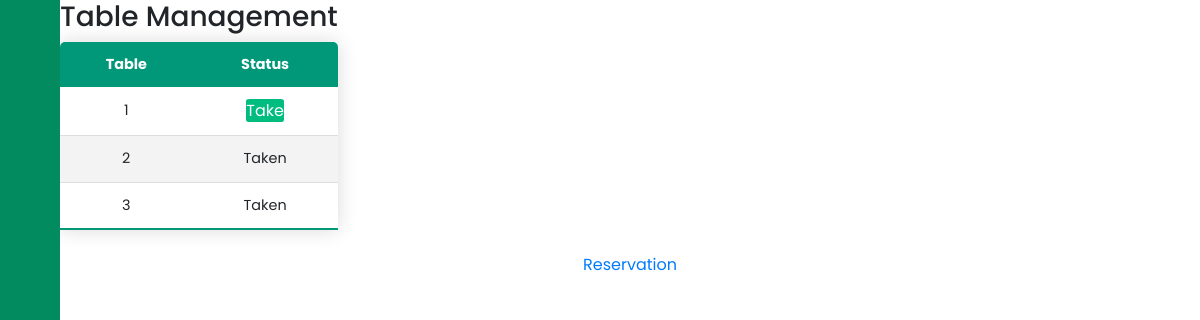
The page /product/place/ (signed in) on the database as committed earlier.
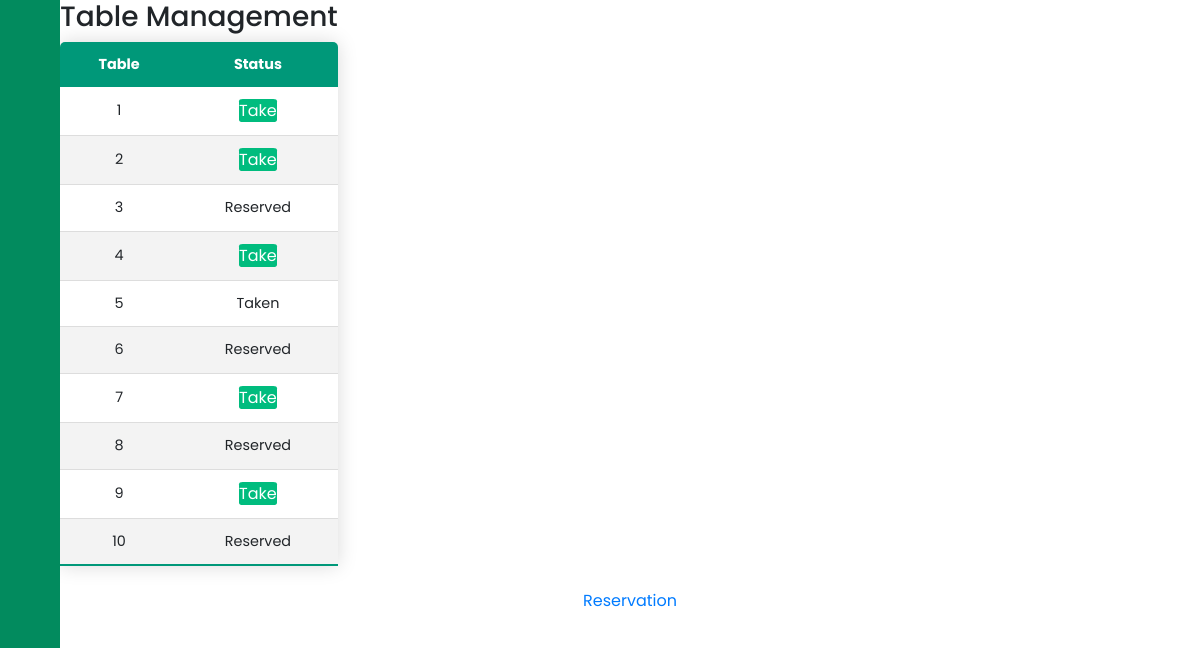
The same page on the database as committed later.
### products/models.py (models this page shows, shortened)
class Place(models.Model):
    status = models.IntegerField(blank=True, default=0)
    reserve = models.OneToOneField(
        Customer, blank=True, null=True, on_delete=models.CASCADE)

### products/views.py (the view)
# urls.py: path('place/', place_list, name='place-list'),
def place_list(request):
    if not request.user.is_authenticated:
        return render(request, "t/Login.html", {})
    rec = Pos.place_manage()
    context = {"place": rec}
    return render(request, "t/Table.html", context)

### products/models.py (called while the page is built)
    @staticmethod
    def place_manage():
        return PlaceDB.show_place()

    @staticmethod
    def show_place():
        return Place.objects.all()

### products/templates/t/Table.html
{% extends 't/main.html' %}
{% load static %}
{% block content %}
<div class="main-content" style="display: block" id="102">
  <div id="20001" style="display: block;">
    <div style="display: flex; flex-direction: row;">
      <div class="ngang">
        <table class="content-table">
          <h3>
            <center>Table Management</center>
          </h3>
          <thead>
            <tr>
              <th>
                <center>Table</center>
              </th>
              <th>
                <center>Status</center>
              </th>
            </tr>
          </thead>
          <tbody>
            {% for item in place %}
            <tr>
              <td>
                <center>{{ item.id }}<center>
              </td>
              <td>
                <center>
                  {% if item.status == 0 %}<a class="check" style="text-decoration: none"
                    href="./{{ item.id }}">Take</a>
                  {% elif item.status == 2 %} Reserved
                  {% else %} Taken
                  {% endif %}
                </center>
              </td>
            </tr>
            {% endfor %}
          </tbody>
        </table>
      </div>
    </div>
    <center>
      <div class="btn"><a style="text-decoration: none" href="./reservation">Reservation</a></div>
    </center>
  </div>
</div>
{% endblock content %}

Rows that differ between the two databases and show on the page:
changed Place id 2: status "Taken" → "Take"
changed Place id 3: status "Taken" → "Reserved"
added Place: id "4"
added Place: id "5", status "Taken"
added Place: id "6", status "Reserved"
added Place: id "7"
added Place: id "8", status "Reserved"
added Place: id "9"
added Place: id "10", status "Reserved"
